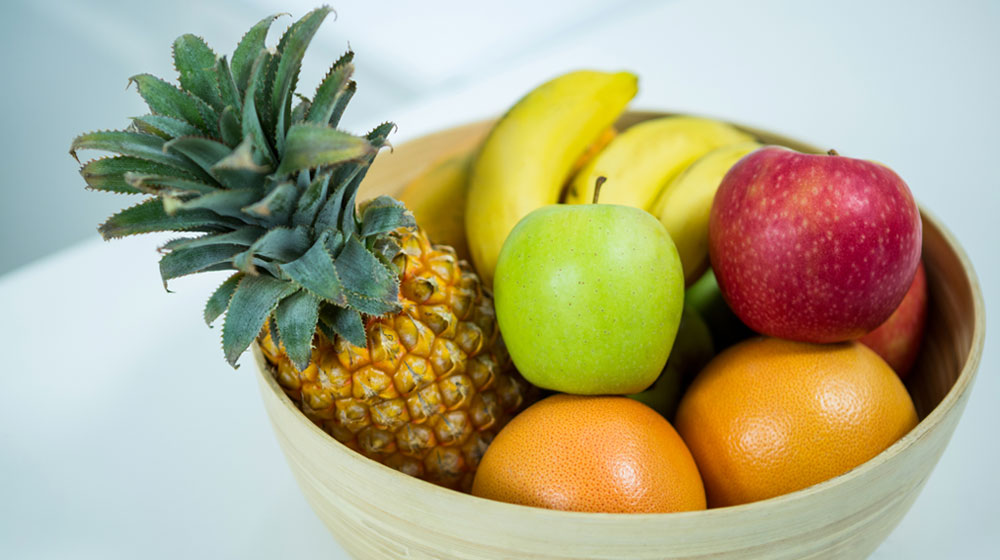
#> input picture Imagenes/fruta.jpg, 1000 x 560 px, found by its file name
$ python Programa25.py
#> lines starting #> are read from the running program, lines starting #| are printed output that depends on the picture; after the words box and inside, x2 and y2 are one past the last pixel; in counts of white or black regions, pixels touching at a corner belong together
import cv2
import numpy as np
img = cv2.imread('C:/Users/Aldo Pizarro/Desktop/Idat_Clases/CicloV/ProcesamientoImg/fruta.jpg')
#> img is the input picture: shape (560, 1000, 3); mean B, G, R 133.3, 168.5, 174

hsv = cv2.cvtColor(img, cv2.COLOR_BGR2HSV)
#> hsv: shape (560, 1000, 3); mean H, S, V 65.3, 103.6, 189.5

#Utilizar el programa para elegir valores de binarizacion
lower =  np.array([142,50,76])
upper =  np.array([179,255,255])

mask = cv2.inRange(hsv,lower,upper)
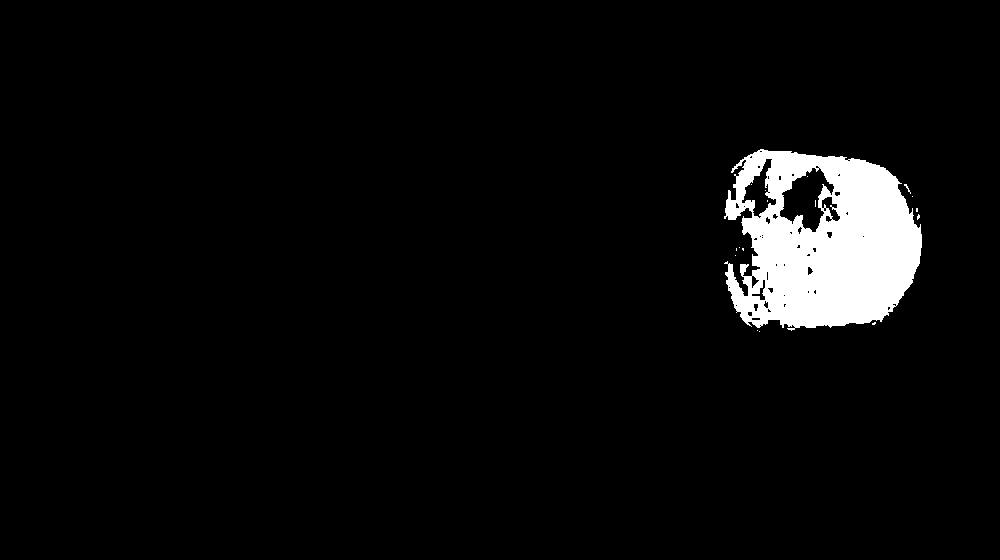
#> mask: shape (560, 1000); 4.4% white; 17 white regions (16 under 20 px), largest, box (x1, y1, x2, y2) and area: (724, 149, 922, 331) 24784
kernel = np.ones((7,7),np.uint8)
dilatacion = cv2.dilate(mask,kernel,iterations=5)
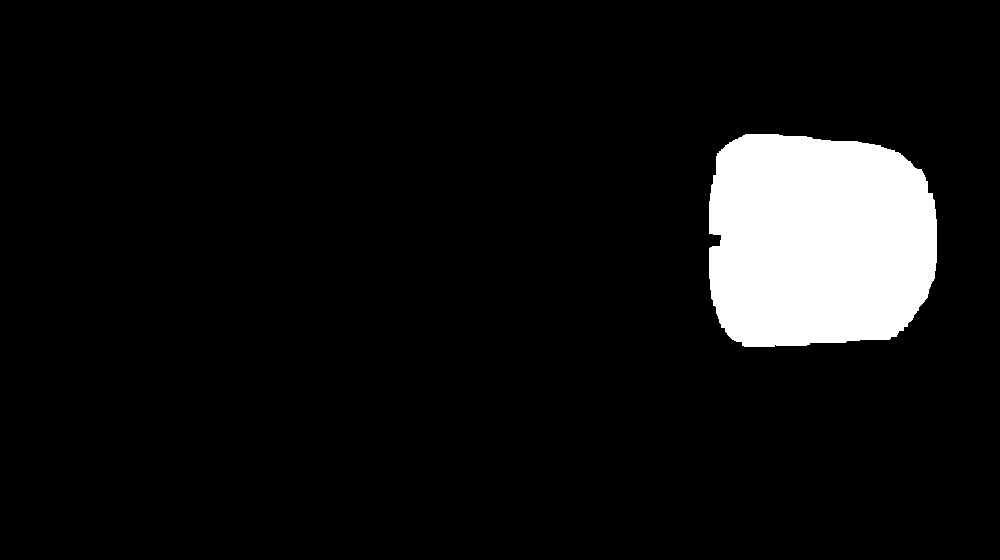
#> dilatacion: shape (560, 1000); 7.6% white; 1 white region, box (x1, y1, x2, y2) and area: (709, 134, 937, 347) 42723
erosion = cv2.erode(dilatacion,kernel,iterations=5)
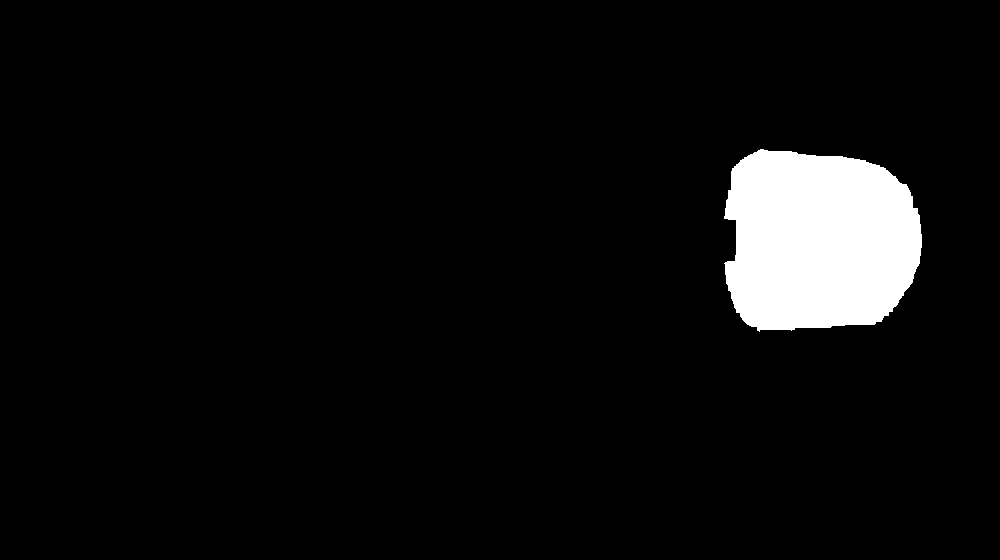
#> erosion: shape (560, 1000); 5.4% white; 1 white region, box (x1, y1, x2, y2) and area: (724, 149, 922, 332) 30003
cv2.imshow('1',dilatacion)

cv2.waitKey()

cv2.destroyAllWindows()
